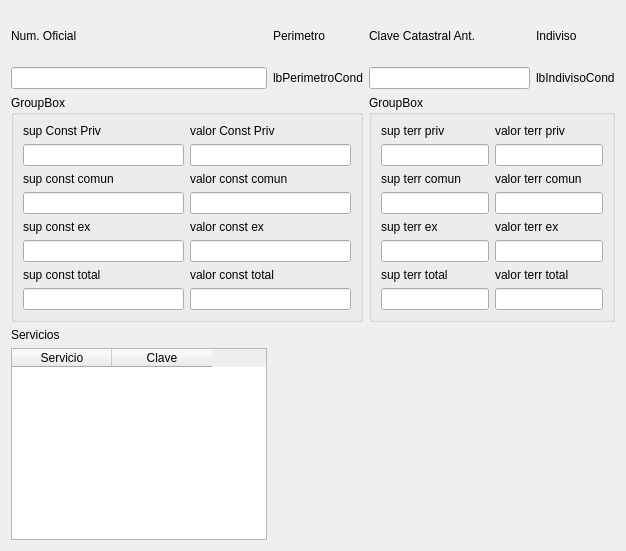
            <widget class="QWidget" name="tCondominio">
             <attribute name="title">
              <string>Condominio</string>
             </attribute>
             <layout class="QGridLayout" name="gridLayout_16">
              <item row="3" column="0">
               <widget class="QLabel" name="label_97">
                <property name="text">
                 <string>Servicios</string>
                </property>
               </widget>
              </item>
              <item row="1" column="2">
               <widget class="QLineEdit" name="leCveCatAntCond"/>
              </item>
              <item row="1" column="0">
               <widget class="QLineEdit" name="leNumOfCond"/>
              </item>
              <item row="0" column="1">
               <widget class="QLabel" name="label_50">
                <property name="text">
                 <string>Perimetro</string>
                </property>
               </widget>
              </item>
              <item row="1" column="3">
               <widget class="QLabel" name="lbIndivisoCond">
                <property name="text">
                 <string>lbIndivisoCond</string>
                </property>
               </widget>
              </item>
              <item row="0" column="0">
               <widget class="QLabel" name="label_20">
                <property name="minimumSize">
                 <size>
                  <width>0</width>
                  <height>50</height>
                 </size>
                </property>
                <property name="maximumSize">
                 <size>
                  <width>16777215</width>
                  <height>50</height>
                 </size>
                </property>
                <property name="text">
                 <string>Num. Oficial</string>
                </property>
               </widget>
              </item>
              <item row="1" column="1">
               <widget class="QLabel" name="lbPerimetroCond">
                <property name="text">
                 <string>lbPerimetroCond</string>
                </property>
               </widget>
              </item>
              <item row="0" column="2">
               <widget class="QLabel" name="label_65">
                <property name="text">
                 <string>Clave Catastral Ant.</string>
                </property>
               </widget>
              </item>
              <item row="0" column="3">
               <widget class="QLabel" name="label_76">
                <property name="text">
                 <string>Indiviso</string>
                </property>
               </widget>
              </item>
              <item row="2" column="2" colspan="2">
               <widget class="QGroupBox" name="groupBox_2">
                <property name="title">
                 <string>GroupBox</string>
                </property>
                <layout class="QGridLayout" name="gridLayout_19">
                 <item row="5" column="0">
                  <widget class="QLineEdit" name="leSupTerrExcCond"/>
                 </item>
                 <item row="0" column="0" alignment="Qt::AlignBottom">
                  <widget class="QLabel" name="label_73">
                   <property name="text">
                    <string>sup terr priv</string>
                   </property>
                  </widget>
                 </item>
                 <item row="3" column="0">
                  <widget class="QLineEdit" name="leSupTerrComunCond"/>
                 </item>
                 <item row="6" column="0" alignment="Qt::AlignBottom">
                  <widget class="QLabel" name="label_72">
                   <property name="text">
                    <string>sup terr total</string>
                   </property>
                  </widget>
                 </item>
                 <item row="1" column="0">
                  <widget class="QLineEdit" name="leSupTerrPrivCond"/>
                 </item>
                 <item row="7" column="0">
                  <widget class="QLineEdit" name="leSupTerrTotalCond"/>
                 </item>
                 <item row="4" column="0" alignment="Qt::AlignBottom">
                  <widget class="QLabel" name="label_69">
                   <property name="text">
                    <string>sup terr ex</string>
                   </property>
                  </widget>
                 </item>
                 <item row="2" column="0" alignment="Qt::AlignBottom">
                  <widget class="QLabel" name="label_68">
                   <property name="text">
                    <string>sup terr comun</string>
                   </property>
                  </widget>
                 </item>
                 <item row="0" column="1" alignment="Qt::AlignBottom">
                  <widget class="QLabel" name="label_52">
                   <property name="text">
                    <string>valor terr priv</string>
                   </property>
                  </widget>
                 </item>
                 <item row="1" column="1">
                  <widget class="QLineEdit" name="leValTerrPrivCond"/>
                 </item>
                 <item row="2" column="1" alignment="Qt::AlignBottom">
                  <widget class="QLabel" name="label_55">
                   <property name="text">
                    <string>valor terr comun</string>
                   </property>
                  </widget>
                 </item>
                 <item row="3" column="1">
                  <widget class="QLineEdit" name="leValTerrComunCond"/>
                 </item>
                 <item row="4" column="1" alignment="Qt::AlignBottom">
                  <widget class="QLabel" name="label_67">
                   <property name="text">
                    <string>valor terr ex</string>
                   </property>
                  </widget>
                 </item>
                 <item row="5" column="1">
                  <widget class="QLineEdit" name="leValTerrExcCond"/>
                 </item>
                 <item row="6" column="1" alignment="Qt::AlignBottom">
                  <widget class="QLabel" name="label_63">
                   <property name="text">
                    <string>valor terr total</string>
                   </property>
                  </widget>
                 </item>
                 <item row="7" column="1">
                  <widget class="QLineEdit" name="leValTerrTotalCond"/>
                 </item>
                </layout>
               </widget>
              </item>
              <item row="2" column="0" colspan="2">
               <widget class="QGroupBox" name="groupBox">
                <property name="title">
                 <string>GroupBox</string>
                </property>
                <layout class="QGridLayout" name="gridLayout_18">
                 <item row="3" column="0">
                  <widget class="QLineEdit" name="leSupConstComunCond"/>
                 </item>
                 <item row="5" column="0">
                  <widget class="QLineEdit" name="leSupConstExcCond"/>
                 </item>
                 <item row="1" column="0">
                  <widget class="QLineEdit" name="leSupConstPrivCond"/>
                 </item>
                 <item row="2" column="0" alignment="Qt::AlignBottom">
                  <widget class="QLabel" name="label_75">
                   <property name="text">
                    <string>sup const comun</string>
                   </property>
                  </widget>
                 </item>
                 <item row="4" column="0" alignment="Qt::AlignBottom">
                  <widget class="QLabel" name="label_74">
                   <property name="text">
                    <string>sup const ex</string>
                   </property>
                  </widget>
                 </item>
                 <item row="0" column="0" alignment="Qt::AlignBottom">
                  <widget class="QLabel" name="label_70">
                   <property name="text">
                    <string>sup Const Priv</string>
                   </property>
                  </widget>
                 </item>
                 <item row="7" column="0">
                  <widget class="QLineEdit" name="leSupConstTotalCond"/>
                 </item>
                 <item row="6" column="0" alignment="Qt::AlignBottom">
                  <widget class="QLabel" name="label_71">
                   <property name="text">
                    <string>sup const total</string>
                   </property>
                  </widget>
                 </item>
                 <item row="0" column="1" alignment="Qt::AlignBottom">
                  <widget class="QLabel" name="label_54">
                   <property name="text">
                    <string>valor Const Priv</string>
                   </property>
                  </widget>
                 </item>
                 <item row="1" column="1">
                  <widget class="QLineEdit" name="leValConstPrivCond"/>
                 </item>
                 <item row="2" column="1" alignment="Qt::AlignBottom">
                  <widget class="QLabel" name="label_53">
                   <property name="text">
                    <string>valor const comun</string>
                   </property>
                  </widget>
                 </item>
                 <item row="3" column="1">
                  <widget class="QLineEdit" name="leValConstComunCond"/>
                 </item>
                 <item row="4" column="1" alignment="Qt::AlignBottom">
                  <widget class="QLabel" name="label_66">
                   <property name="text">
                    <string>valor const ex</string>
                   </property>
                  </widget>
                 </item>
                 <item row="5" column="1">
                  <widget class="QLineEdit" name="leValConstExcCond"/>
                 </item>
                 <item row="6" column="1" alignment="Qt::AlignBottom">
                  <widget class="QLabel" name="label_62">
                   <property name="text">
                    <string>valor const total</string>
                   </property>
                  </widget>
                 </item>
                 <item row="7" column="1">
                  <widget class="QLineEdit" name="leValConstTotalCond"/>
                 </item>
                </layout>
               </widget>
              </item>
              <item row="4" column="0">
               <widget class="QTableWidget" name="twServiciosCondo">
                <column>
                 <property name="text">
                  <string>Servicio</string>
                 </property>
                </column>
                <column>
                 <property name="text">
                  <string>Clave</string>
                 </property>
                </column>
               </widget>
              </item>
             </layout>
            </widget>
